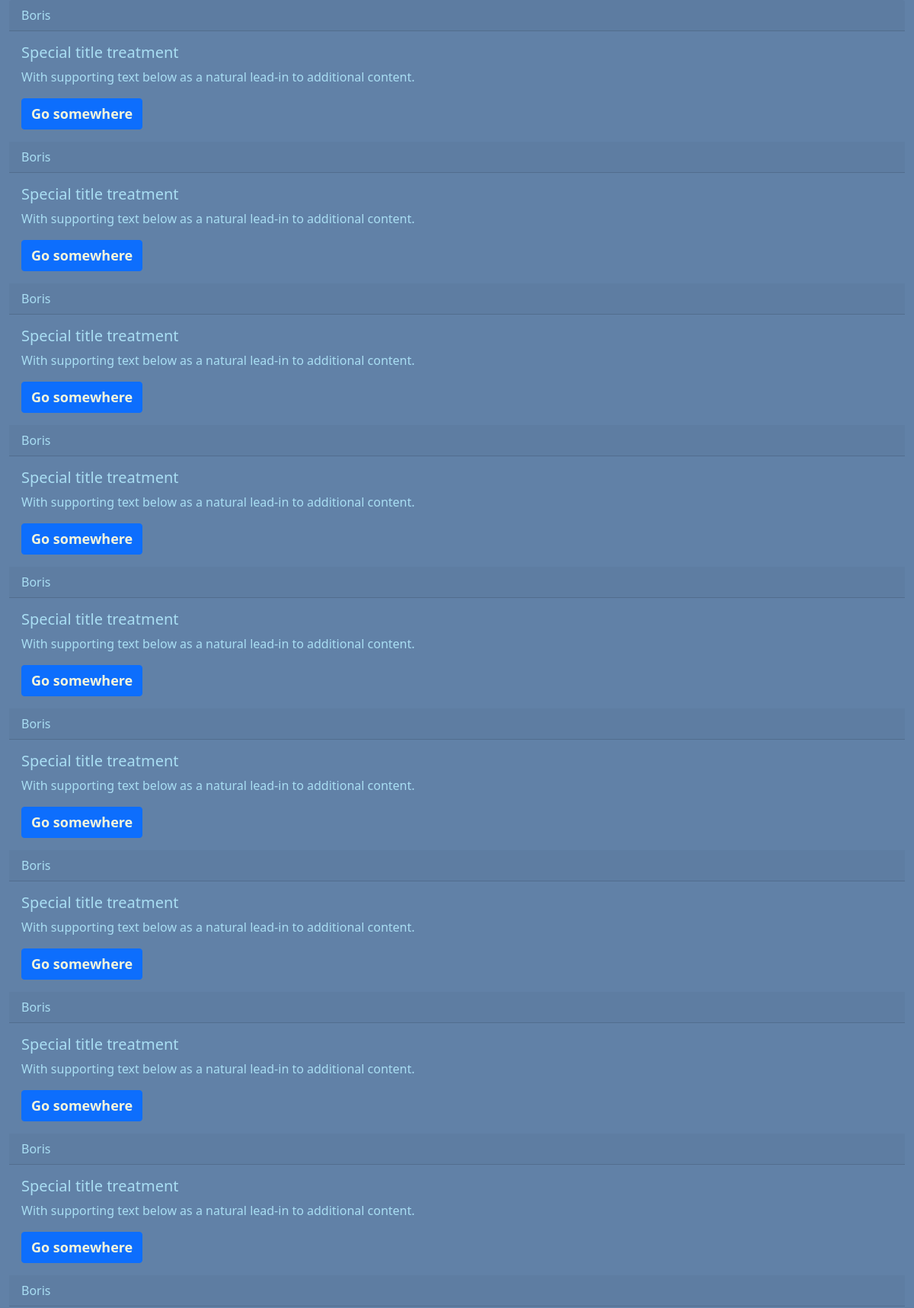
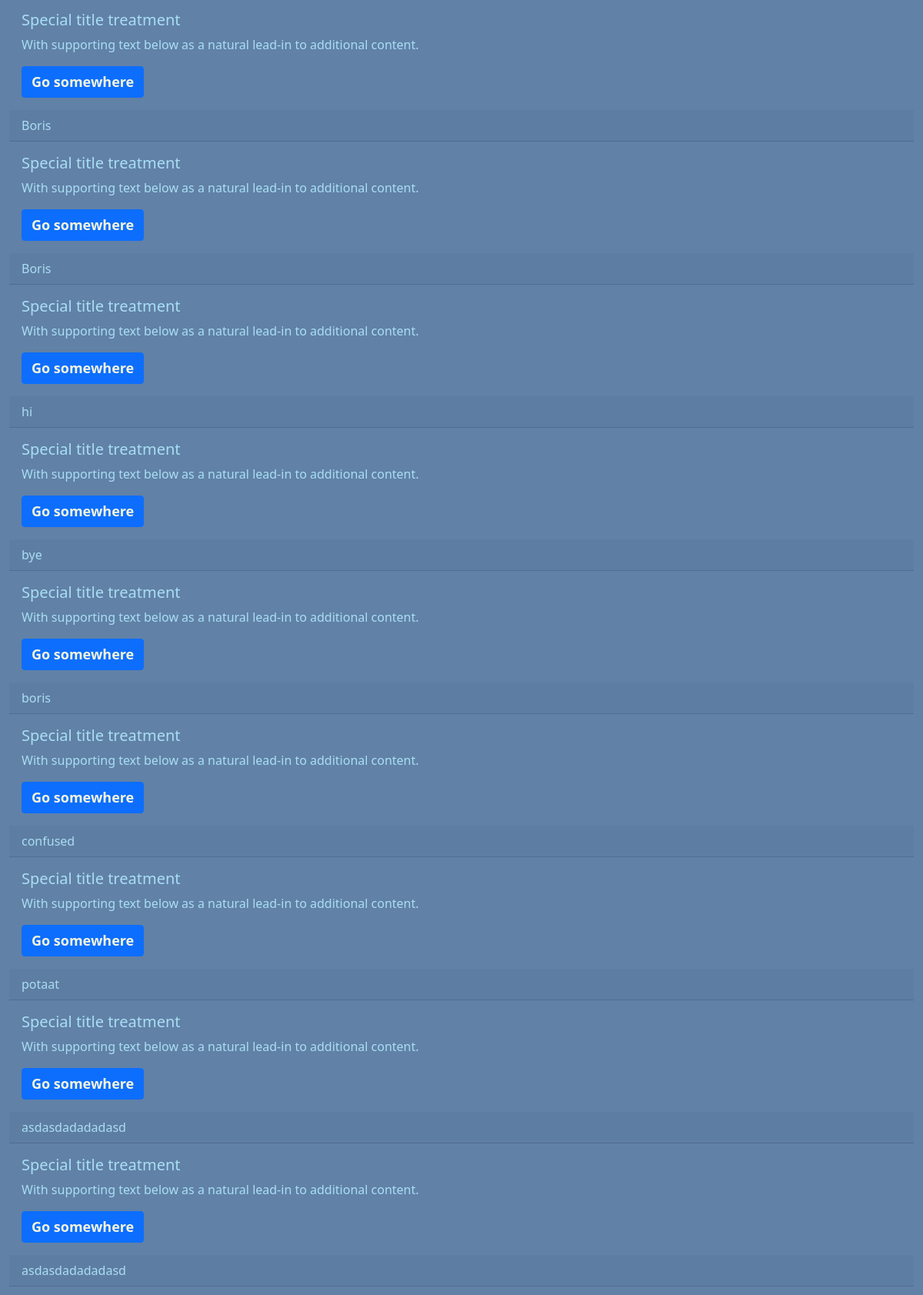
Screenshot of /users (upper part) with the database file from the repository (2 pictures, top to bottom).
### app/models.py (models this page shows)
class User(db.Model):
    __tablename__ = 'user'
    id = db.Column('id', db.Integer, primary_key = True)
    username = db.Column(db.String(100))

### app/routes.py (the view)
@app.route('/users', methods=['GET'])
def users():
    users = User.query.all()
    return render_template('all_users.html', users=users)

### app/Templates/all_users.html (shortened to what this page needs)
{% extends "base.html" %}
    {%block content%}{% for user in users %}
    <div class="card-header">
      {{user.username}}
    </div>
    <div class="card-body">
      <h5 class="card-title">Special title treatment</h5>
      <p class="card-text">With supporting text below as a natural lead-in to additional content.</p>
      <a href="#" class="btn btn-primary">Go somewhere</a>
    </div>
    {% endfor %}
  </div>
{%endblock%}

### app/Templates/base.html (shortened to what this page needs)
<!DOCTYPE html>
<html>
    <head>
        <link href="https://cdn.jsdelivr.net/npm/bootstrap@5.1.3/dist/css/bootstrap.min.css" rel="stylesheet">
        <link href="{{url_for('static', filename='style.css')}}", rel="stylesheet"/>
    </head>
    <body>
      <div class="container-fluid">{%block content%}{%endblock%} </div>
      </body>
</html>

### app/static/style.css (style rules this page uses)
html, body { margin:0px; background-color:#6181a7; color:rgb(169, 222, 243); }
a, a:active, a:link { color:beige; font-size: 18px; font-weight: 700; }

### rows the page displays
User: username "Boris"
User: username "Boris"
User: username "Boris"
User: username "Boris"
User: username "Boris"
User: username "Boris"
User: username "Boris"
User: username "Boris"
User: username "Boris"
User: username "Boris"
User: username "Boris"
User: username "Boris"
User: username "hi"
User: username "bye"
User: username "boris"
User: username "confused"
User: username "potaat"
User: username "asdasdadadadasd"
User: username "asdasdadadadasd"
